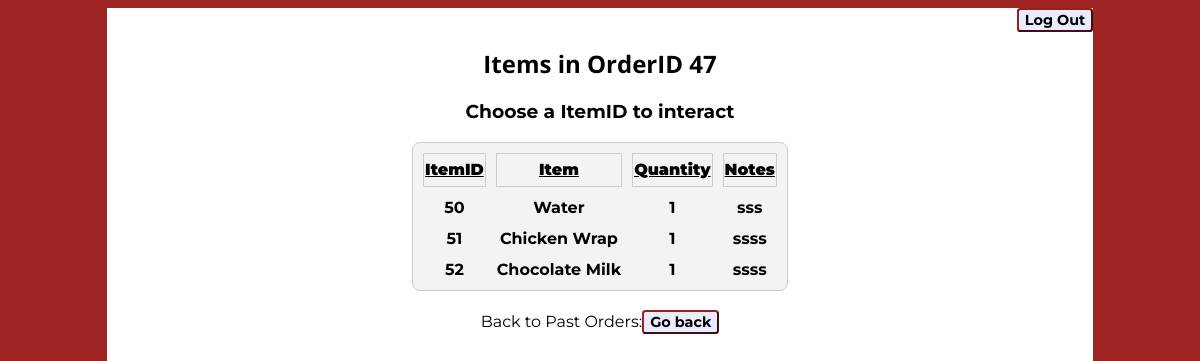
Screenshot of /c_orderUpdate.php?id=47 (signed in) with the database file from the repository.
### tables this page shows
CREATE TABLE IF NOT EXISTS `items` (
`id` int(6) NOT NULL,
  `vendor_id` int(6) DEFAULT NULL,
  `menu_id` int(6) DEFAULT NULL,
  `order_id` int(6) DEFAULT NULL,
  `customer_id` int(6) DEFAULT NULL,
  `quantity` varchar(100) NOT NULL,
  `notes` varchar(100) NOT NULL
);

CREATE TABLE IF NOT EXISTS `menus` (
`id` int(6) NOT NULL,
  `name` varchar(200) DEFAULT NULL,
  `foodtype` varchar(200) DEFAULT NULL,
  `vendor_id` int(6) DEFAULT NULL,
  `price` varchar(20) DEFAULT NULL
);

### c_orderUpdate.php (the view, shortened to what this page needs)
<?php
if  ((isset($_GET['id']) && !empty($_GET['id']))) {
			$orderid = $_GET['id'];
	} else {
		header("Location: vendorhome.php");
	}
try
	{
	$con = new PDO("mysql:host=".CONST_HOST.";dbname=".CONST_DBNAME,CONST_USER,CONST_PASSWORD);
	$con->setAttribute(PDO::ATTR_ERRMODE, PDO::ERRMODE_EXCEPTION);
	$sql = "SELECT items.id, menus.name, items.quantity, items.notes
	from menus, items
	where items.menu_id = menus.id
	and items.order_id = :orderid";
	$results = $con->prepare($sql);
	$results->bindParam(":orderid", $orderid);
	$myarray = $results->execute();
	$array = $results->fetchAll();
	}
catch (Exception $e)
	{
	$error = $e->getMessage();
	echo $error;
	}
?>
<!DOCTYPE html>
<html>
    <head>
    	<link rel="stylesheet" type="text/css" href="css/view.css" media="all">
    </head>
    <body>
    <div id="content">
    	<div id="logout" style="float:right;">
				<form id="logoutform" action="v_logout.php">
					<input id="logoutBtn" type="submit" value="Log Out"></input>
				</form>
				</div>
				<br>
    <center>
	<h2>Items in OrderID <?php echo $orderid;?></h2>
	<h3>Choose a ItemID to interact</h3>
	<table id="order">
		<tr>
			<th>ItemID</th>
			<th>Item</th>
			<th>Quantity</th>
			<th>Notes</th>
		</tr>
		<?php
		$i = 0;
			while ($i < count($array)) {
				echo "<tr>";
					$id = $array[$i]['id'];
					echo "<td><a href='#' onclick='setitemid(". $id. ")'> ". $id."</a></td>";
					echo "<td>". $array[$i]['name']."</td>";
					echo "<td>". $array[$i]['quantity']."</td>";
					echo "<td>". $array[$i]['notes'] . "</td>";
				echo "</tr>";
			$i = $i + 1;
		}
		?>
	</table>
	<br>
		<form id="goback" action="pastorders.php">
					Back to Past Orders:<input id="logoutBtn" type="submit" value="Go back"></input>
				</form>
	</div>
	</body>
</html>

### css/view.css (style rules this page uses)
a { text-decoration: none; color: black; font-family: 'Montserrat', sans-serif; }
#logoutform { float: right; }
#logoutform { text-decoration: none; color: #FFF; background:#9E2424; font-weight: bold; font-size: 100%; border-color: #94221F; border-radius: .25em; }
#home_page h1, h2 { text-align: center; }
#logoutBtn { text-decoration: none; font-family: 'Montserrat', sans-serif; color: black; background:#EBEBFF; font-weight: bold; font-size: 90%; border-color: #94221F; border-radius: .25em; }
body { font-family: 'Montserrat', sans-serif; background:#9E2424; }
#vendor, #th_2, #th_1, #td_3, #order { border: 1px solid #CCC; height: 30px; text-align: center; background: #F3F3F3; font-weight: bold; border-radius: .50em; border-spacing: 10px; }
th { text-decoration: underline; font-weight: 900; }
body { background:#9E2424; }
h2, h1, p { font-family: 'Open Sans', sans-serif; }
#content { width: 83.3333333%; min-height: 760px; margin: 0 auto; background: white; overflow: hidden; }
#currentorder td, th { border: 1px solid #CCC; height: 30px; }
#vendor, #readyorderstable td, th { border: 1px solid #CCC; height: 30px; }

### rows the page displays
items: id "50", menu.name "Water", quantity "1", notes "sss"
items: id "51", menu.name "Chicken Wrap", quantity "1", notes "ssss"
items: id "52", menu.name "Chocolate Milk", quantity "1", notes "ssss"

### other values shown
$orderid "47"
